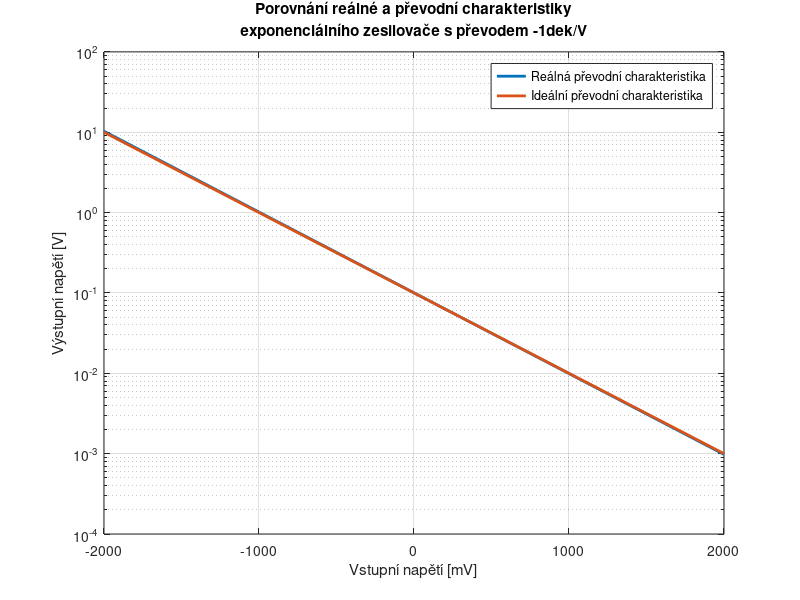
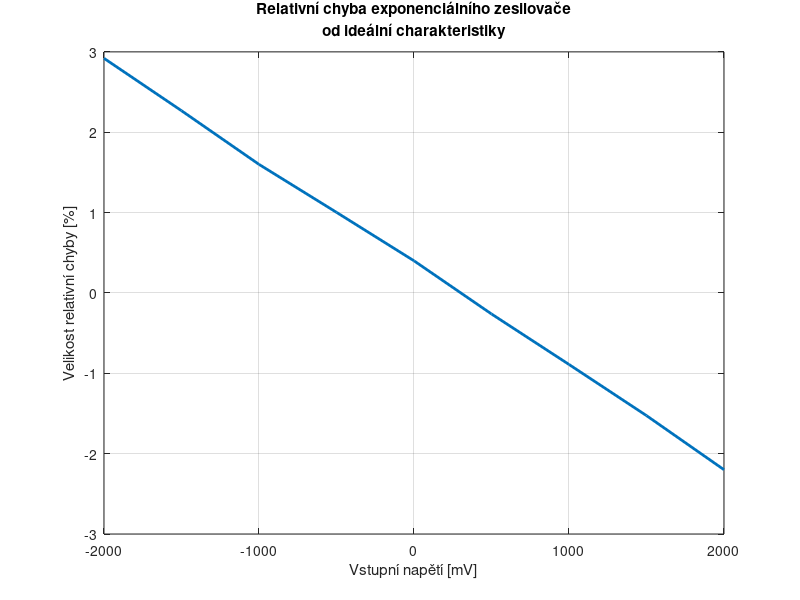

MATLAB code to generate these figures, in order:
close all
% Statická převodní charakteristika logaritmického zesilovače
vstupni = [-2000 -1500 -1000 -500 0 500 1000 1500 2000];
vystupni = [[10.292 3.234 1.016], [319.4 100.4 31.54 9.911 3.114 0.978]*1e-3];
ideal_vystupni = 10.^-(vstupni / 1000 + 1);

chyba = vystupni - ideal_vystupni;
rel_chyba = chyba ./ ideal_vystupni;

semilogy(vstupni, [vystupni; ideal_vystupni], 'linewidth',2);
legend({'Reálná převodní charakteristika', 'Ideální převodní charakteristika'})
xlabel('Vstupní napětí [mV]');
ylabel('Výstupní napětí [V]')
grid on
title({'Porovnání reálné a převodní charakteristiky','exponenciálního zesilovače s převodem -1dek/V'})

figure

plot(vstupni, rel_chyba * 100, 'linewidth',2);
xlabel('Vstupní napětí [mV]');
ylabel('Velikost relativní chyby [%]')
grid on
title({'Relativní chyba exponenciálního zesilovače','od ideální charakteristiky'})
